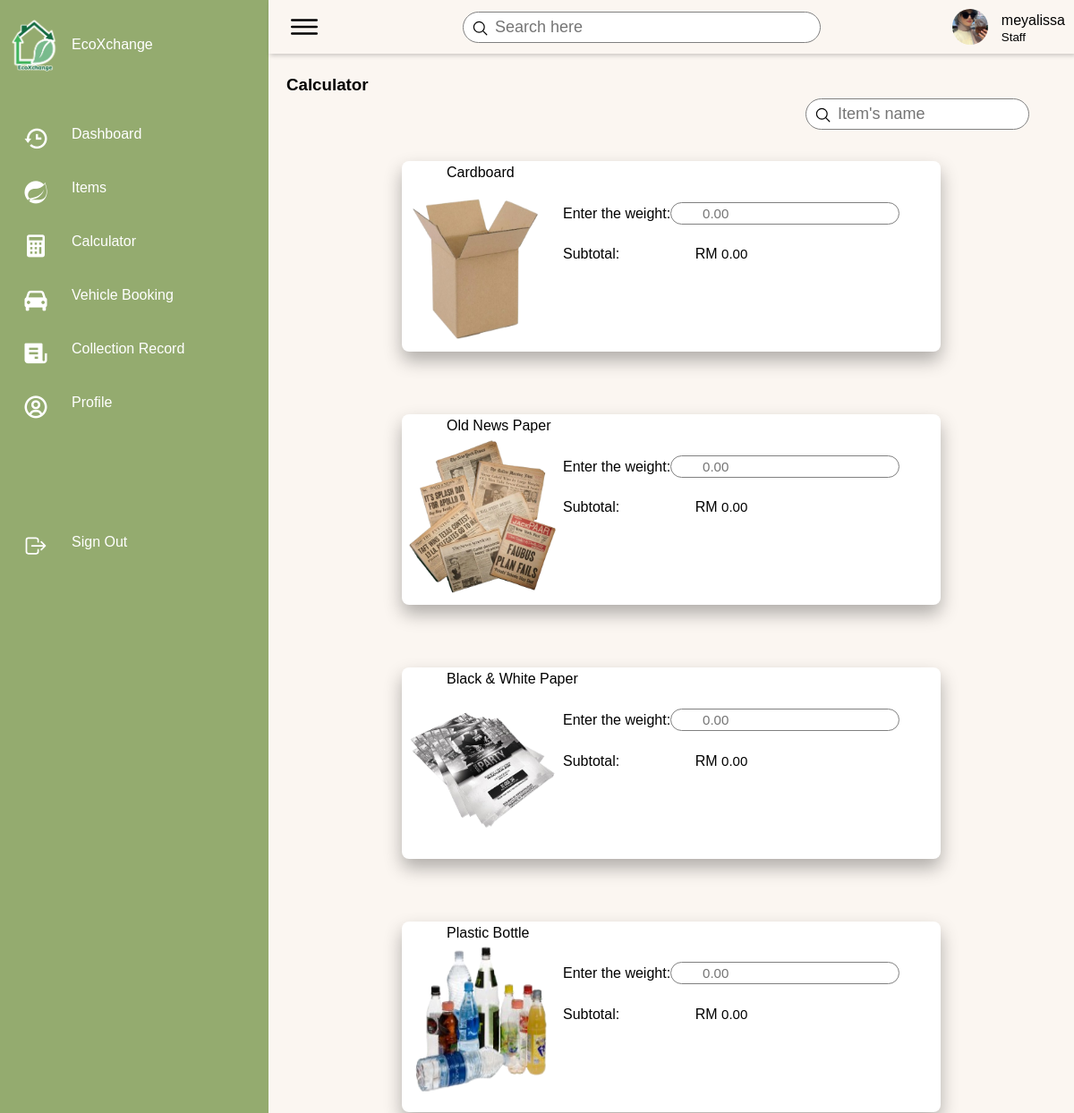
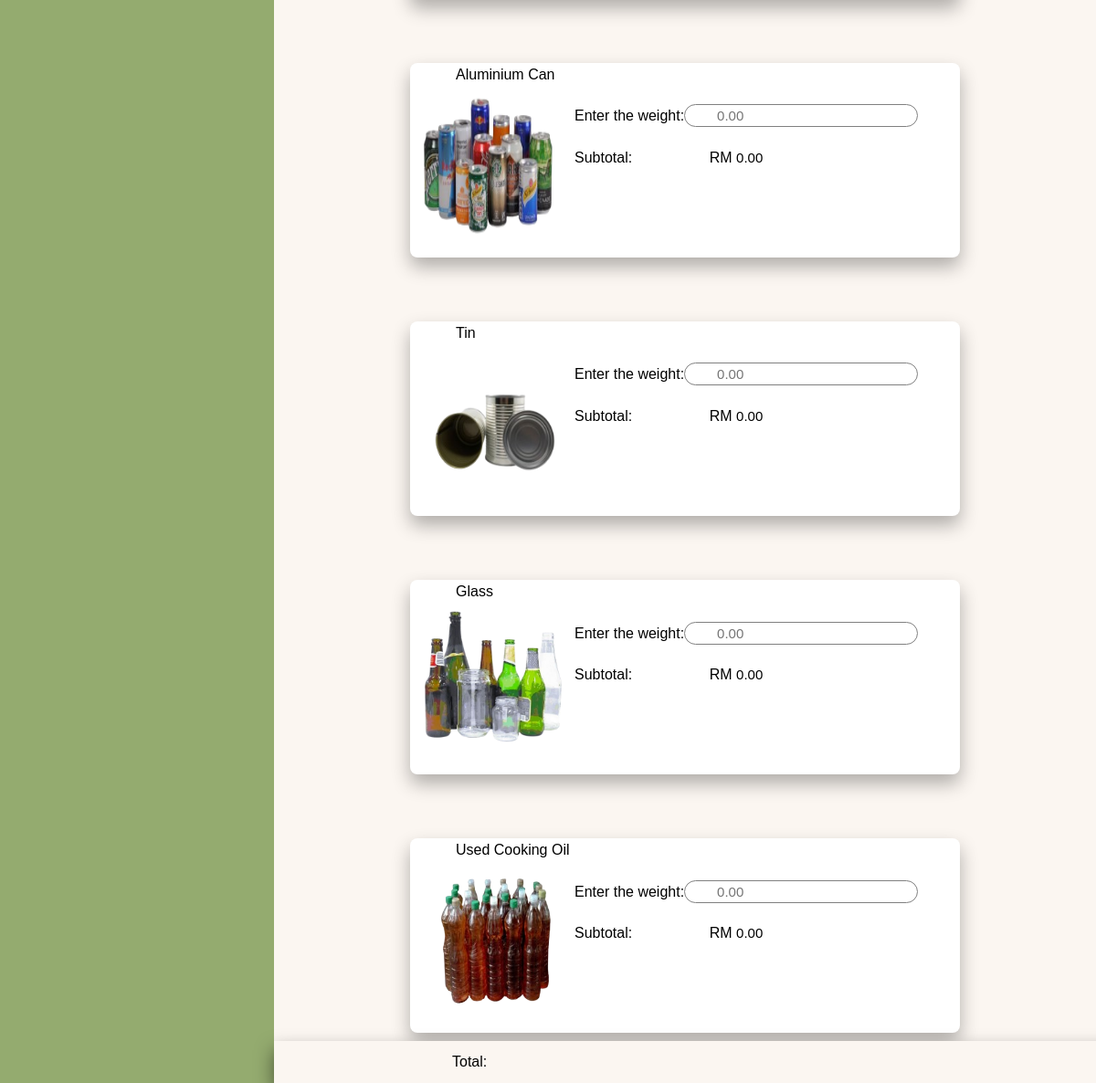
The app's page /EcoXchange/pages/calculator-2.php (signed in) with its own data (2 pictures, top to bottom).
### tables this page shows
CREATE TABLE `staff` (
  `staff_ID` varchar(10) NOT NULL,
  `staff_username` varchar(20) NOT NULL,
  `staff_password` varchar(200) NOT NULL,
  `staff_first_name` varchar(30) NOT NULL,
  `staff_last_name` varchar(30) NOT NULL,
  `staff_contact_no` varchar(12) NOT NULL,
  `staff_email` varchar(30) NOT NULL,
  `category` varchar(30) NOT NULL,
  `staff_pict` varchar(255) NOT NULL
);

CREATE TABLE `item` (
  `item_ID` varchar(10) NOT NULL,
  `item_name` varchar(50) NOT NULL,
  `item_price` decimal(16,2) DEFAULT NULL,
  `item_pict` varchar(255) DEFAULT NULL
);

### EcoXchange/includes/fetchUserData.php (called while the page is built, shortened)
<?php
include("dbconn.php");
$username = $_SESSION['username'];
$role = $_SESSION['role'];
if ($role === 'Staff') {
    $sql = "SELECT * FROM staff WHERE staff_username = '$username'";
} elseif ($role === 'Customer') {
    $sql = "SELECT * FROM customer WHERE cust_username = '$username'";
} else {
    header("Location: ../pages/Login.php");
    exit();
}
$query = mysqli_query($dbconn, $sql) or die("Error: " . mysqli_error($dbconn));
$user = mysqli_fetch_assoc($query);
$name = $user["staff_username"] ?? $user["cust_username"];
$image = $user["staff_pict"] ?? $user["cust_pict"];
?>

### EcoXchange/pages/calculator-2.php (the view, shortened to what this page needs)
<?php
include('../includes/dbconn.php');
include('../includes/fetchUserData.php');
$sql = "SELECT * FROM item";
$query = mysqli_query($dbconn, $sql) or die("Error: " . mysqli_error($dbconn));
?>
<!DOCTYPE html>
<html lang="en">
<head>
    <link href="https://unpkg.com/boxicons@2.0.7/css/boxicons.min.css" rel="stylesheet" />
    <link rel="stylesheet" href="../style/calculator.css">
</head>
<body>
    <div class="container">
        <?php include('sidebar-2.php'); ?>
        <div class="main">
            <?php include('header.php'); ?>
            <div class="content">
                <div class="nav-title"><h3>Calculator</h3></div>
                <div class="top-content">
                    <div class="searchbar">
                        <label>
                            <input type="text" name="" id="search-item" placeholder="Item's name" onkeyup="searchcalc()">
                            <ion-icon name="search-outline"></ion-icon>
                        </label>
                    </div>
                </div>
                <div class="item-list" id="item-list">
                    <?php
                    if(mysqli_num_rows($query) == 0){
                        echo "No item found";
                    } else {
                        while($row = mysqli_fetch_assoc($query)){
                    ?>
                    <div class="items">
                        <div class="items-content">
                            <div class="title"><?php echo $row['item_name']; ?></div>
                            <div class="items-incontent">
                                <div class="img"><img src="<?php echo $row['item_pict']; ?>" alt=""></div>
                                <div class="inpWeight">
                                    <div class="each-wlbl">
                                        <p class="txtcalc">Enter the weight:</p>
                                        <div class="inputbar">
                                            <label>
                                                <input type="number" id="weight-<?php echo $row['item_ID']; ?>" placeholder="0.00" oninput="calculateSubtotal('<?php echo $row['item_ID']; ?>', <?php echo $row['item_price']; ?>)">
                                            </label>
                                        </div>
                                    </div>
                                    <div class="each-wlbl">
                                        <p class="txtcalc">Subtotal:</p>
                                        <div class="inputbar2">
                                            <label> RM
                                               <input type="text" class="subtotal" id="subtotal-<?php echo $row['item_ID']; ?>" value="0.00" readonly>
                                            </label>
                                        </div>
                                    </div>
                                </div>
                            </div>
                        </div>
                    </div>
                    <?php
                        }
                    }
                    ?>
                </div>
            </div>
                <div class="bottom-content">
                    <div class="total-container">
                        <p class="txtcalc1">Total:</p>
                        <div class="inputbar3">
                        </div>
                    </div>
                </div>
        </div>
    </div>
</body>
</html>

### EcoXchange/pages/header.php
<div class="topbar">
    <div class="toggle">
        <ion-icon name="menu-outline"></ion-icon>
    </div>
    <div class="search">
        <label>
            <input type="text" placeholder="Search here">
            <ion-icon name="search-outline"></ion-icon>
        </label>
    </div>
    <div class="user">
        <img src="<?php echo $image; ?>" alt="">
        <div class="info">
            <p><?php echo $name; ?></p>
            <small><?php echo $role; ?></small>
        </div>
    </div>
</div>

### EcoXchange/style/calculator.css (style rules this page uses)
.top-content { justify-content: flex-end; display: flex; }
.items .items-content { width:70%; background: white; box-shadow: 0 10px 20px rgba(0, 0, 0, 0.3); border-radius:8px; margin: 35px; align-items: center; justify-content: center; }
.items-content img { height:180px; width:180px; }
.items { display: flex; align-items: center; justify-content: center; }
.title { padding-left: 50px; }
.items-incontent { display: flex; flex-wrap: wrap; }
.each-wlbl { padding-top:20px; display: flex; align-items: center; }
.each-wlbl .txtcalc { flex: 1; margin: 0; }
.inputbar label { flex:2; }
.inputbar label input { width: 100%; height: 25px; border-radius: 40px; padding: 5px 20px; padding-left: 35px; font-size: 15px; outline: none; border: 1px solid var(--text-grey); }
.inputbar2 label input { font-size: 15px; border: none; }
.bottom-content { background-color: var(--background-color); box-shadow: 0 10px 20px rgba(0, 0, 0, 0.5); bottom:0; position: fixed; padding: 10px 0; width: 100%; }
.total-container { display: flex; }
.txtcalc1 { padding-left: 195px; }
.inputbar3 { padding-left: 720px; }

### EcoXchange/style/SidebarUser.css (style rules this page uses)
* { font-family: "Ubuntu", sans-serif; margin: 0; padding: 0; box-sizing: border-box; }
body { min-height: 100vh; overflow-x: hidden; }
.container { position: relative; width: 100%; }
.main { position: absolute; width: calc(100% - 300px); left: 300px; min-height: 100vh; background: var(--background-color); transition: 0.5s; }
.topbar { width: 100%; height: 60px; display: flex; justify-content: space-between; align-items: center; padding: 0 10px; box-shadow: 2px 2px 5px rgba(0, 0, 0, 0.2); }
.toggle { position: relative; width: 60px; height: 60px; display: flex; justify-content: center; align-items: center; font-size: 2.5rem; cursor: pointer; }
.search { position: relative; width: 400px; margin: 0 10px; }
.search label { position: relative; width: 100%; }
.search label input { width: 100%; height: 35px; border-radius: 40px; padding: 5px 20px; padding-left: 35px; font-size: 18px; outline: none; border: 1px solid var(--text-grey); }
.search label ion-icon { position: absolute; top: 0; left: 10px; font-size: 1.2rem; }
.user { position: relative; display: flex; }
.user img { width: 40px; height: 40px; object-fit: cover; border-radius: 50%; cursor: pointer; }
.user .info { margin-left: 15px; height: 40px; }
.user p { margin-bottom: -8px; }
.user small { margin-top: -8px; }
.content { padding:20px; }

### EcoXchange/style/searchbar.css (style rules this page uses)
.searchbar { width: 250px; margin-right: 30px; }
.searchbar label { position: relative; width: 100%; }
.searchbar label input { width: 100%; height: 35px; border-radius: 40px; padding: 5px 20px; padding-left: 35px; font-size: 18px; outline: none; border: 1px solid var(--text-grey); }
.searchbar label ion-icon { position: absolute; top: 0; left: 10px; font-size: 1.2rem; }

### EcoXchange/style/style.css (style rules this page uses)
:root { --background-color: #FBF6F1; --primary-color: #94AB6F; --dark-prim-color: #849B60; --secondary-color: #136B40; --white-color: #fff; --dark-color: #353535; --black-color: black; --text-grey: grey; --body-font: "Poppins", sans-serif, "Martel"; --biggest-font-size: 4.5rem; --h1-font-size: 2.5rem; --h2-font-size: 1.5rem; --h3-font-size: 1.25rem; --normal-font-size: 1rem; --small-font-size: 0.875rem; --smaller-font-size: 0.813rem; --font-medium: 400; --font-semi-bold: 600; --font-bold: 700; --mb-1: 0.5rem; --mb-2: 1rem; --mb-3: 1.5rem; --mb-4: 2rem; --mb-5: 2.5rem; --mb-6: 3rem; --z-normal: 1; --z-tooltip: 10; --z-fixed: 100; --screen-size: 80vh; --padding-size: 4rem 0 2rem; }
html { scroll-behavior: smooth; }
* { text-decoration: none; list-style: none; }
body { margin: var(--header-height) 0 0 0; font-family: var(--body-font); font-size: var(--normal-font-size); font-weight: var(--font-medium); background-color: var(--background-color); line-height: 1.6; }

### records on screen
staff: staff_pict (picture), staff_username "meyalissa"
item: item_name "Cardboard", item_pict (picture)
item: item_name "Old News Paper", item_pict (picture)
item: item_name "Black & White Paper", item_pict (picture)
item: item_name "Plastic Bottle", item_pict (picture)
item: item_name "Aluminium Can", item_pict (picture)
item: item_name "Tin", item_pict (picture)
item: item_name "Glass", item_pict (picture)
item: item_name "Used Cooking Oil", item_pict (picture)

### other values on screen
$role "Staff"
